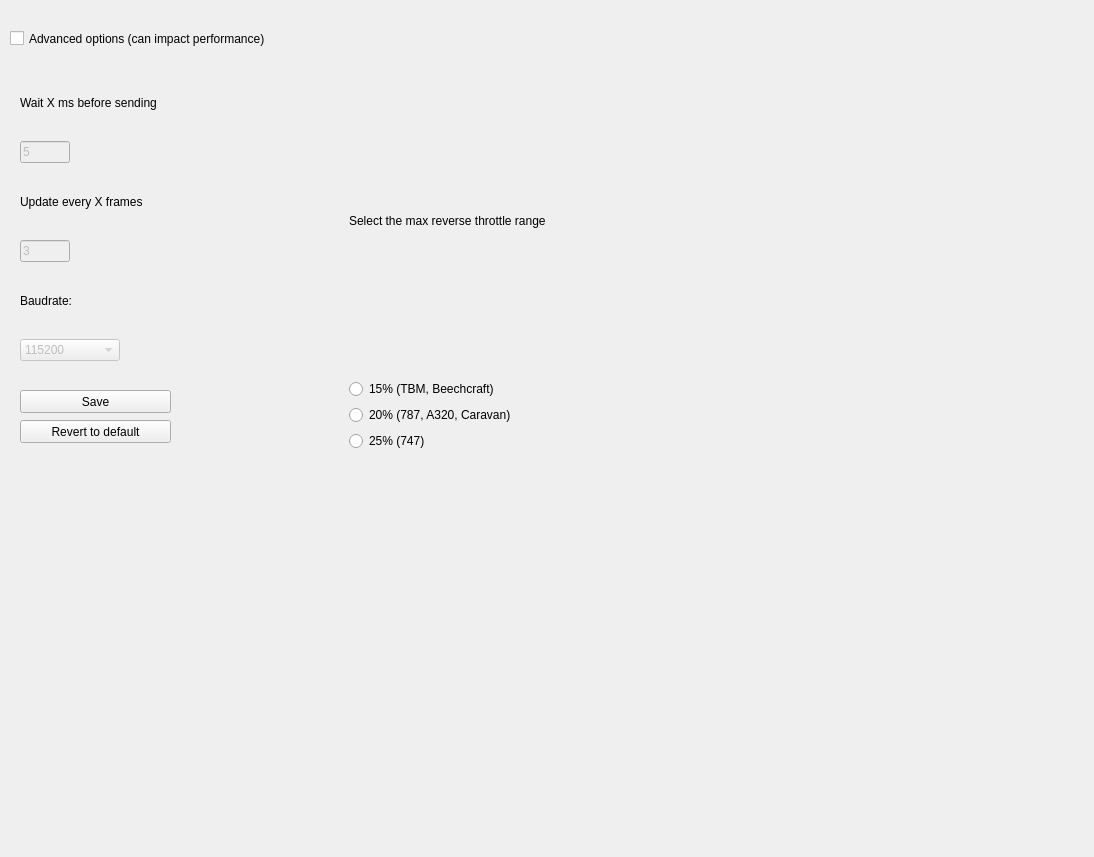
<?xml version="1.0" encoding="UTF-8"?>
<ui version="4.0">
 <class>OptionsMenu</class>
 <widget class="QWidget" name="OptionsMenu">
  <property name="geometry">
   <rect>
    <x>0</x>
    <y>0</y>
    <width>1094</width>
    <height>857</height>
   </rect>
  </property>
  <property name="sizePolicy">
   <sizepolicy hsizetype="Minimum" vsizetype="Minimum">
    <horstretch>0</horstretch>
    <verstretch>0</verstretch>
   </sizepolicy>
  </property>
  <property name="windowTitle">
   <string>Settings</string>
  </property>
  <property name="styleSheet">
   <string notr="true">QSlider::groove:horizontal {
    border: 1px solid #999999;
    height: 8px; /* the groove expands to the size of the slider by default. by giving it a height, it has a fixed size */
	width: 250px;
    text-align:left;
    background: qlineargradient(x1:0, y1:0, x2:0, y2:1, stop:0 #B1B1B1, stop:1 #c4c4c4);
    margin: 2px 0;
}

QSlider::handle:horizontal {
    background: qlineargradient(x1:0, y1:0, x2:1, y2:1, stop:0 #00409F, stop:1 #64C0FB);
    border: 1px solid #5c5c5c;
    width: 18px;
    margin: -2px 0; /* handle is placed by default on the contents rect of the groove. Expand outside the groove */
    border-radius: 3px;
}</string>
  </property>
  <widget class="QWidget" name="formLayoutWidget">
   <property name="geometry">
    <rect>
     <x>20</x>
     <y>70</y>
     <width>302</width>
     <height>311</height>
    </rect>
   </property>
   <layout class="QVBoxLayout" name="vlOptions">
    <property name="sizeConstraint">
     <enum>QLayout::SetMinimumSize</enum>
    </property>
    <item>
     <widget class="QLabel" name="waitXMsBeforeSendingLabel">
      <property name="text">
       <string>Wait X ms before sending</string>
      </property>
     </widget>
    </item>
    <item>
     <widget class="QLineEdit" name="waitXMsBeforeSendingLineEdit">
      <property name="enabled">
       <bool>false</bool>
      </property>
      <property name="minimumSize">
       <size>
        <width>50</width>
        <height>0</height>
       </size>
      </property>
      <property name="maximumSize">
       <size>
        <width>50</width>
        <height>16777215</height>
       </size>
      </property>
      <property name="text">
       <string>5</string>
      </property>
     </widget>
    </item>
    <item>
     <widget class="QLabel" name="updateEveryXFramesLabel">
      <property name="text">
       <string>Update every X frames</string>
      </property>
     </widget>
    </item>
    <item>
     <widget class="QLineEdit" name="updateEveryXFramesLineEdit">
      <property name="enabled">
       <bool>false</bool>
      </property>
      <property name="minimumSize">
       <size>
        <width>50</width>
        <height>0</height>
       </size>
      </property>
      <property name="maximumSize">
       <size>
        <width>50</width>
        <height>16777215</height>
       </size>
      </property>
      <property name="text">
       <string>3</string>
      </property>
     </widget>
    </item>
    <item>
     <widget class="QLabel" name="label">
      <property name="text">
       <string>Baudrate:</string>
      </property>
     </widget>
    </item>
    <item>
     <widget class="QComboBox" name="baudComboBox">
      <property name="enabled">
       <bool>false</bool>
      </property>
      <property name="maximumSize">
       <size>
        <width>100</width>
        <height>16777215</height>
       </size>
      </property>
      <item>
       <property name="text">
        <string>115200</string>
       </property>
      </item>
      <item>
       <property name="text">
        <string>9600</string>
       </property>
      </item>
      <item>
       <property name="text">
        <string>256000</string>
       </property>
      </item>
     </widget>
    </item>
    <item>
     <spacer name="horizontalSpacer">
      <property name="orientation">
       <enum>Qt::Horizontal</enum>
      </property>
      <property name="sizeHint" stdset="0">
       <size>
        <width>40</width>
        <height>20</height>
       </size>
      </property>
     </spacer>
    </item>
   </layout>
  </widget>
  <widget class="QCheckBox" name="checkBox">
   <property name="geometry">
    <rect>
     <x>10</x>
     <y>30</y>
     <width>350</width>
     <height>17</height>
    </rect>
   </property>
   <property name="sizePolicy">
    <sizepolicy hsizetype="Minimum" vsizetype="Expanding">
     <horstretch>0</horstretch>
     <verstretch>0</verstretch>
    </sizepolicy>
   </property>
   <property name="minimumSize">
    <size>
     <width>350</width>
     <height>0</height>
    </size>
   </property>
   <property name="maximumSize">
    <size>
     <width>350</width>
     <height>16777215</height>
    </size>
   </property>
   <property name="font">
    <font>
     <kerning>true</kerning>
    </font>
   </property>
   <property name="text">
    <string>Advanced options (can impact performance)</string>
   </property>
  </widget>
  <widget class="QFrame" name="widgetRanges">
   <property name="geometry">
    <rect>
     <x>340</x>
     <y>60</y>
     <width>300</width>
     <height>400</height>
    </rect>
   </property>
   <property name="minimumSize">
    <size>
     <width>300</width>
     <height>400</height>
    </size>
   </property>
   <layout class="QVBoxLayout" name="vlEngineRanges" stretch="0,0,0,0,0">
    <property name="sizeConstraint">
     <enum>QLayout::SetMinimumSize</enum>
    </property>
    <item>
     <layout class="QVBoxLayout" name="vlEngineRange">
      <property name="sizeConstraint">
       <enum>QLayout::SetDefaultConstraint</enum>
      </property>
     </layout>
    </item>
    <item>
     <widget class="QLabel" name="label_2">
      <property name="text">
       <string>Select the max reverse throttle range</string>
      </property>
     </widget>
    </item>
    <item>
     <widget class="QRadioButton" name="rb15">
      <property name="text">
       <string>15% (TBM, Beechcraft)</string>
      </property>
      <attribute name="buttonGroup">
       <string notr="true">buttonGroup</string>
      </attribute>
     </widget>
    </item>
    <item>
     <widget class="QRadioButton" name="rb20">
      <property name="text">
       <string>20% (787, A320, Caravan)</string>
      </property>
      <attribute name="buttonGroup">
       <string notr="true">buttonGroup</string>
      </attribute>
     </widget>
    </item>
    <item>
     <widget class="QRadioButton" name="rb25">
      <property name="text">
       <string>25% (747)</string>
      </property>
      <attribute name="buttonGroup">
       <string notr="true">buttonGroup</string>
      </attribute>
     </widget>
    </item>
   </layout>
  </widget>
  <widget class="QPushButton" name="saveSettingsBtn">
   <property name="geometry">
    <rect>
     <x>20</x>
     <y>390</y>
     <width>151</width>
     <height>23</height>
    </rect>
   </property>
   <property name="text">
    <string>Save</string>
   </property>
  </widget>
  <widget class="QPushButton" name="pushButton_3">
   <property name="geometry">
    <rect>
     <x>20</x>
     <y>420</y>
     <width>151</width>
     <height>23</height>
    </rect>
   </property>
   <property name="text">
    <string>Revert to default</string>
   </property>
  </widget>
  <widget class="QWidget" name="sensitivityWidget" native="true">
   <property name="geometry">
    <rect>
     <x>660</x>
     <y>70</y>
     <width>481</width>
     <height>571</height>
    </rect>
   </property>
  </widget>
 </widget>
 <resources/>
 <connections/>
 <buttongroups>
  <buttongroup name="buttonGroup"/>
 </buttongroups>
</ui>
